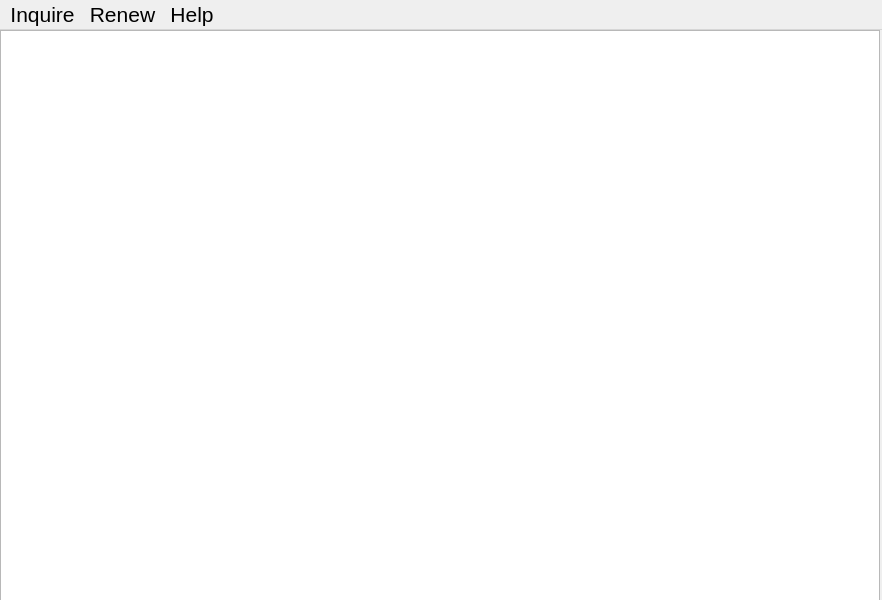
<?xml version="1.0" encoding="UTF-8"?>
<ui version="4.0">
 <class>ReaderMainWindow</class>
 <widget class="QMainWindow" name="ReaderMainWindow">
  <property name="geometry">
   <rect>
    <x>0</x>
    <y>0</y>
    <width>882</width>
    <height>600</height>
   </rect>
  </property>
  <property name="windowTitle">
   <string>MainWindow</string>
  </property>
  <widget class="QWidget" name="centralwidget">
   <widget class="QTableView" name="tableView">
    <property name="geometry">
     <rect>
      <x>0</x>
      <y>0</y>
      <width>880</width>
      <height>581</height>
     </rect>
    </property>
   </widget>
  </widget>
  <widget class="QMenuBar" name="menubar">
   <property name="geometry">
    <rect>
     <x>0</x>
     <y>0</y>
     <width>882</width>
     <height>33</height>
    </rect>
   </property>
   <property name="font">
    <font>
     <pointsize>16</pointsize>
    </font>
   </property>
   <widget class="QMenu" name="menuInquire">
    <property name="font">
     <font>
      <pointsize>16</pointsize>
      <kerning>true</kerning>
     </font>
    </property>
    <property name="title">
     <string>Inquire</string>
    </property>
    <addaction name="actionPersonal_Info"/>
    <addaction name="separator"/>
    <addaction name="actionBorrowed_Books"/>
    <addaction name="separator"/>
    <addaction name="actionBooksWant"/>
   </widget>
   <widget class="QMenu" name="menuHelp">
    <property name="font">
     <font>
      <pointsize>16</pointsize>
     </font>
    </property>
    <property name="title">
     <string>Help</string>
    </property>
    <addaction name="actionAbout_Program"/>
    <addaction name="separator"/>
    <addaction name="actionAbout_Me"/>
   </widget>
   <widget class="QMenu" name="menuRenew">
    <property name="font">
     <font>
      <pointsize>16</pointsize>
     </font>
    </property>
    <property name="title">
     <string>Renew</string>
    </property>
    <addaction name="actionRenew_One"/>
   </widget>
   <addaction name="menuInquire"/>
   <addaction name="menuRenew"/>
   <addaction name="menuHelp"/>
  </widget>
  <action name="actionPersonal_Info">
   <property name="text">
    <string>Personal Info</string>
   </property>
  </action>
  <action name="actionBooksWant">
   <property name="text">
    <string>Books You Want</string>
   </property>
  </action>
  <action name="actionBorrowed_Books">
   <property name="text">
    <string>Borrowed Books</string>
   </property>
  </action>
  <action name="actionAbout_Program">
   <property name="text">
    <string>About Program</string>
   </property>
  </action>
  <action name="actionAbout_Me">
   <property name="text">
    <string>About Me</string>
   </property>
  </action>
  <action name="actionRenew_One">
   <property name="text">
    <string>Renew One</string>
   </property>
  </action>
  <action name="actionRenew_All">
   <property name="text">
    <string>Renew All</string>
   </property>
  </action>
 </widget>
 <resources/>
 <connections/>
</ui>
